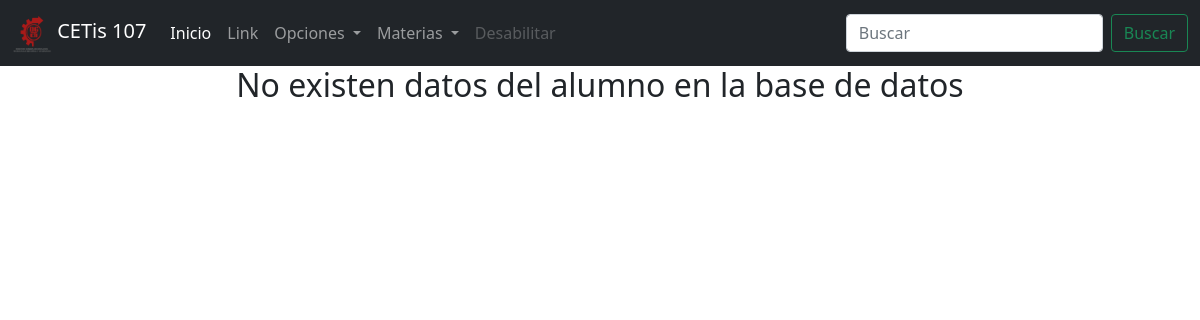
/parcial3/consultarMaterias.php, run on an earlier commit of the app's database.
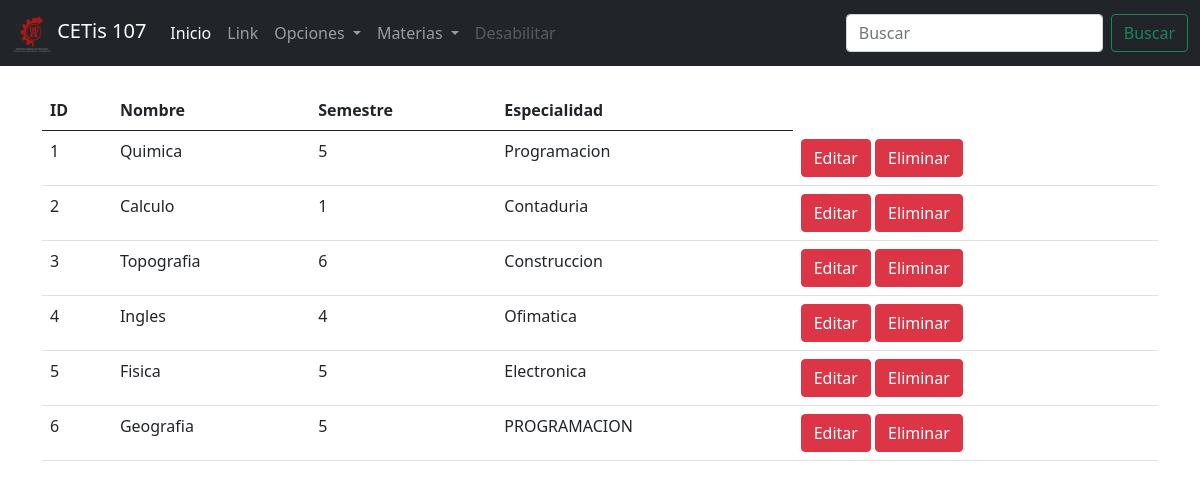
And on a later commit of the database.
### tables this page shows
CREATE TABLE `materias` (
  `id` bigint(20) NOT NULL,
  `nombre` varchar(100) NOT NULL,
  `semestre` int(11) NOT NULL,
  `especialidad` varchar(100) NOT NULL
);

### parcial3/consultarMaterias.php (the view, shortened to what this page needs)
<!DOCTYPE html>
<html lang="en">
<head>
    <link rel="stylesheet" href="css/bootstrap.css">
</head>
<body>
    <?php
        include 'menu.php';
        include 'conexion.php';
        $sql = "SELECT * FROM materias";
        $datos = $conexion->query($sql);
    ?>
    <div class="container">
        <div class="row">
            <div class="col-12">
        <?php
            if($datos->num_rows > 0) { ?>
                <br>
                <table class="table table-hover">
                    <thead>
                        <tr>
                            <th>ID</th>
                            <th>Nombre</th>
                            <th>Semestre</th>
                            <th>Especialidad</th>
                        </tr>
                    </thead>
                    <tbody>
                    <?php while($registro = $datos->fetch_assoc()){ ?>
                        <tr>
                            <td><?php echo $registro["id"]; ?></td>
                            <td><?php echo $registro["nombre"]; ?></td>
                            <td><?php echo $registro["semestre"]; ?></td>
                            <td><?php echo $registro["especialidad"]; ?></td>
                            <td>
                                <a href="editarMateria.php?id=<?php echo $registro["id"]; ?>" class="btn btn-danger" class="btn btn-sm btn-primary">Editar</a>
                                <a href="eliminarMateria.php?id=<?php echo $registro["id"]; ?>" class="btn btn-danger" class="btn btn-sm btn-danger">Eliminar</a>
                            </td>
                        </tr>
                        <?php } ?>
                    </tbody>
                </table>
        <?php }else{ ?>
            <center><h2>No existen datos del alumno en la base de datos</h2></center>
        <?php } ?>
            </div>
        </div>
    </div>
</body>
</html>

### parcial3/menu.php (shortened to what this page needs)
    <nav class="navbar navbar-expand-lg navbar-dark bg-dark">
  <div class="container-fluid">
    <a class="navbar-brand" href="home.php">
  <img src="logocetis2.png" alt="" width="40px" height="40px" class="d-inline-block aling-text-top">
    CETis 107
  </a>
    <div class="collapse navbar-collapse" id="navbarSupportedContent">
      <ul class="navbar-nav me-auto mb-2 mb-lg-0">
        <li class="nav-item">
          <a class="nav-link active" aria-current="page" href="#">Inicio</a>
        </li>
        <li class="nav-item">
          <a class="nav-link" href="#">Link</a>
        </li>
        <li class="nav-item dropdown">
          <a class="nav-link dropdown-toggle" href="#" id="navbarDropdown" role="button" data-bs-toggle="dropdown" aria-expanded="false">
            Opciones
          </a>
        </li>
        <li class="nav-item dropdown">
          <a class="nav-link dropdown-toggle" href="#" id="navbarDropdown" role="button" data-bs-toggle="dropdown" aria-expanded="false">
            Materias
          </a>
        </li>
        <li class="nav-item">
          <a class="nav-link disabled" href="#" tabindex="-1" aria-disabled="true">Desabilitar</a>
        </li>
      </ul>
      <form class="d-flex">
        <input class="form-control me-2" type="Buscar" placeholder="Buscar" aria-label="Buscar">
        <button class="btn btn-outline-success" type="submit">Buscar</button>
      </form>
    </div>
  </div>
</nav>

What changed in the data, as far as the page shows it:
added materias: id "1", nombre "Quimica", semestre "5", especialidad "Programacion"
added materias: id "2", nombre "Calculo", semestre "1", especialidad "Contaduria"
added materias: id "3", nombre "Topografia", semestre "6", especialidad "Construccion"
added materias: id "4", nombre "Ingles", semestre "4", especialidad "Ofimatica"
added materias: id "5", nombre "Fisica", semestre "5", especialidad "Electronica"
added materias: id "6", nombre "Geografia", semestre "5", especialidad "PROGRAMACION"
Also different on the page:
text no longer shown: "No existen datos del alumno en la base de datos"
text now shown: "ID Nombre Semestre Especialidad"
